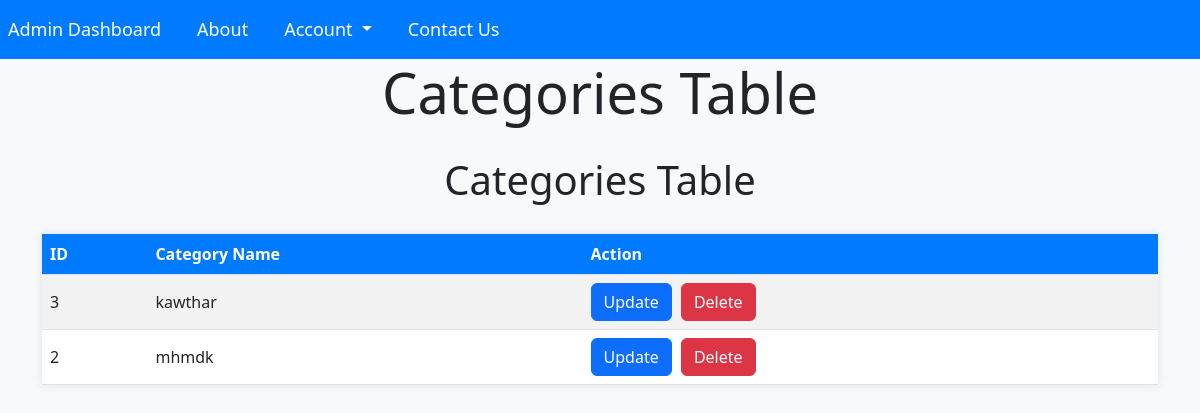
The app's page /displayCat.php with its own data.
### tables this page shows
CREATE TABLE `categories` (
  `ID` int(11) NOT NULL,
  `CatName` varchar(200) NOT NULL
);

### displayCat.php (the view, shortened to what this page needs)
<?php
include("inc/connection.php");
$query = "SELECT categories.ID, categories.CatName
FROM categories";
$result = mysqli_query($con, $query);
?>
<!DOCTYPE html>
<html lang="en">
<head>
    <link href="https://cdn.jsdelivr.net/npm/bootstrap@5.3.0/dist/css/bootstrap.min.css" rel="stylesheet">
</head>
<body>
<nav class="navbar navbar-expand-lg navbar-dark">
        <div class="collapse navbar-collapse" id="navbarTogglerDemo03">
          <ul class="navbar-nav mr-auto mt-2 mt-lg-0">
            <li class="nav-item">
              <a class="nav-link" href="admin_dashboard.php">Admin Dashboard</a>
            </li>
            <li class="nav-item">
              <a class="nav-link" href="about.php">About</a>
            </li>
            <li class="nav-item dropdown dmenu">
                <a class="nav-link dropdown-toggle" href="#" id="navbardrop" data-toggle="dropdown">
                  Account
                </a>
            </li>
            <li class="nav-item">
              <a class="nav-link" href="contactUS.php">Contact Us</a>
            </li>
          </ul>
        </div>
      </nav>
<div class="jumbotron">
    <h1 class="display-4">Categories Table</h1>
</div>
    <div class="container">
        <h1>Categories Table</h1>
        <table class="table table-striped table-hover">
            <thead>
                <tr>
                    <th>ID</th>
                    <th>Category Name</th>
                    <th>Action</th>
                </tr>
            </thead>
            <tbody>
                <?php
                while ($row = mysqli_fetch_assoc($result)) {
                    echo "<tr>";
                    echo "<td>" . $row['ID'] . "</td>";
                    echo "<td>" . $row['CatName'] . "</td>";
                    echo '<td>
                            <a href="updateCat.php?id=' . $row['ID'] . '" class="btn btn-primary btn-action">Update</a>
                            <a href="deleteCat.php?id=' . $row['ID'] . '" class="btn btn-danger btn-action">Delete</a>
                          </td>';
                    echo "</tr>";
                }
                ?>
            </tbody>
        </table>
    </div>
</body>
</html>

### displayCat.php (style rules this page uses)
body { background-color: #f8f9fa; }
.container { margin-top: 30px; }
.table { background-color: #ffffff; box-shadow: 0px 0px 10px rgba(0, 0, 0, 0.1); }
.table th, .table td { vertical-align: middle; }
.table thead th { background-color: #007bff; color: #fff; }
h1 { text-align: center; margin-bottom: 30px; }
.btn-action { margin-right: 5px; }
.navbar { background-color: #007bff; }
.navbar-dark .navbar-nav .nav-link { font-size: 18px; color: white !important; margin-right: 20px; }

### records on screen
categories: ID "3", CatName "kawthar"
categories: ID "2", CatName "mhmdk"
